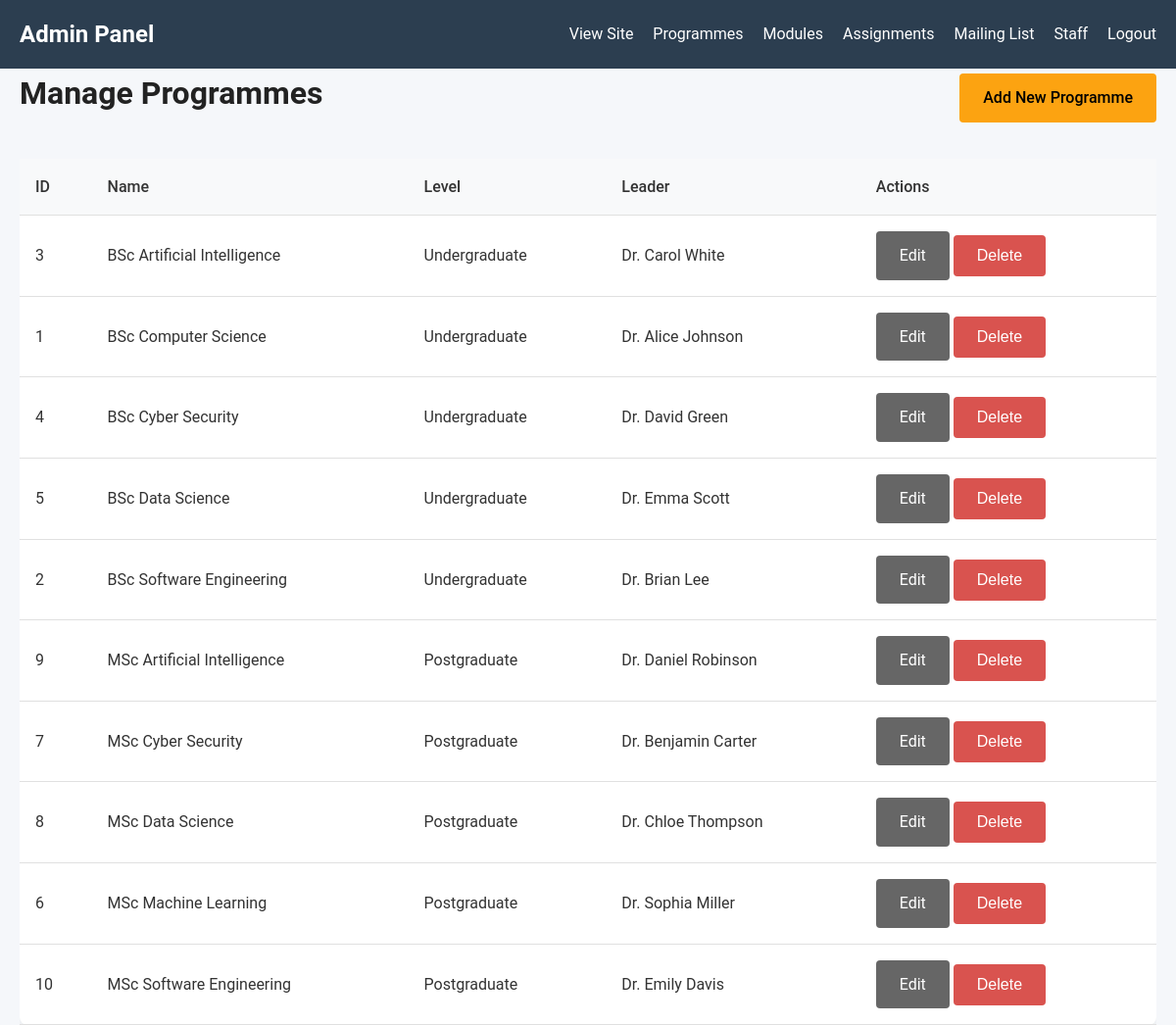
/admin/programmes (signed in), run on the app's committed database.
### tables this page shows
CREATE TABLE Programmes (
    ProgrammeID INTEGER PRIMARY KEY AUTO_INCREMENT,
    ProgrammeName TEXT NOT NULL,
    LevelID INTEGER,
    ProgrammeLeaderID INTEGER,
    Description TEXT,
    Image TEXT,
    FOREIGN KEY (LevelID) REFERENCES Levels(LevelID),
    FOREIGN KEY (ProgrammeLeaderID) REFERENCES Staff(StaffID)
);

CREATE TABLE Levels (
    LevelID INTEGER PRIMARY KEY,
    LevelName TEXT NOT NULL
);

CREATE TABLE Staff (
    StaffID INTEGER PRIMARY KEY,
    Name TEXT NOT NULL,
    Email VARCHAR(255) NULL UNIQUE,
    PasswordHash VARCHAR(255) NULL
);

### src/Core/Controller.php (called while the page is built, shortened)
<?php
class Controller
{
    protected function render(string $view, array $data = []): string
    {
        return View::render($view, $data);
    }
}

### src/Controllers/Admin/ProgrammeController.php (called while the page is built, shortened)
<?php
class ProgrammeController extends Controller
{
    public function index()
    {
        $programmes = Programme::all();
        return $this->render('admin/programmes/index', [
            'title' => 'Manage Programmes',
            'programmes' => $programmes
        ]);
    }
}

### src/Core/Router.php (called while the page is built, shortened)
<?php
class Router
{
    private array $routes = [];
    private function addRoute(string $method, string $path, array $handler): void
    {
        $regex = preg_replace('/\{([a-zA-Z0-9_]+)\}/', '(?P<\1>[a-zA-Z0-9_-]+)', $path);
        $regex = "#^" . $regex . "$#";
        $this->routes[] = [
            'method'  => $method,
            'pattern' => $regex,
            'controller' => $handler[0],
            'action'     => $handler[1],
            'path'       => $path
        ];
    }
    public function dispatch(string $method, string $uri)
    {
        $uri = parse_url($uri, PHP_URL_PATH);
        foreach ($this->routes as $route) {
            if ($route['method'] === $method && preg_match($route['pattern'], $uri, $matches)) {
                $params = array_filter($matches, 'is_string', ARRAY_FILTER_USE_KEY);
                $controllerName = $route['controller'];
                $action = $route['action'];
                if (class_exists($controllerName)) {
                    $controller = new $controllerName();
                    if (method_exists($controller, $action)) {
                        return call_user_func_array([$controller, $action], $params);
                    }
                }
            }
        }
        throw new \Exception("Route not found: $uri");
    }
}

### public/index.php (called while the page is built, shortened)
<?php
require_once __DIR__ . '/../src/Helpers/functions.php';
$app = new \App\Core\App();
require_once __DIR__ . '/../src/Routes/admin.php';
$app->run();

### src/Helpers/functions.php (called while the page is built, shortened)
<?php
if (!function_exists('url')) {
    function url(string $path = ''): string {
        $baseDir = dirname($_SERVER['SCRIPT_NAME']);
        $baseDir = str_replace('\\', '/', $baseDir);
        if ($baseDir === '/') {
            $baseDir = '';
        }
        $path = ltrim($path, '/');
        return $baseDir . '/' . $path;
    }
}

### src/Models/Programme.php (called while the page is built, shortened)
<?php
class Programme
{
    public static function all(string $search = '', string $level = ''): array
    {
        $db = Database::getConnection();
        $query = "SELECT p.*, l.LevelName, s.Name as LeaderName
                  FROM Programmes p
                  JOIN Levels l ON p.LevelID = l.LevelID
                  LEFT JOIN Staff s ON p.ProgrammeLeaderID = s.StaffID
                  WHERE 1=1";
        $params = [];
        $query .= " ORDER BY p.ProgrammeName";
        $stmt = $db->prepare($query);
        $stmt->execute($params);
        return $stmt->fetchAll(PDO::FETCH_ASSOC);
    }
}

### src/Views/admin/programmes/index.php (the view, shortened to what this page needs)
<div class="admin-header">
    <h1>Manage Programmes</h1>
    <a href="<?= url('/admin/programmes/create') ?>" class="btn btn-primary">Add New Programme</a>
</div>
<div class="table-responsive">
    <table class="admin-table">
        <thead>
            <tr>
                <th>ID</th>
                <th>Name</th>
                <th>Level</th>
                <th>Leader</th>
                <th>Actions</th>
            </tr>
        </thead>
        <tbody>
            <?php foreach($programmes as $prog): ?>
                <tr>
                    <td><?= $prog['ProgrammeID'] ?></td>
                    <td><?= htmlspecialchars($prog['ProgrammeName']) ?></td>
                    <td><?= htmlspecialchars($prog['LevelName']) ?></td>
                    <td><?= htmlspecialchars($prog['LeaderName'] ?? 'None') ?></td>
                    <td class="actions">
                        <a href="<?= url('/admin/programmes/edit/' . $prog['ProgrammeID']) ?>" class="btn btn-sm btn-secondary">Edit</a>
                        <form action="<?= url('/admin/programmes/delete/' . $prog['ProgrammeID']) ?>" method="POST" class="inline-form" onsubmit="return confirm('Delete this programme?');">
                            <button type="submit" class="btn btn-sm btn-danger">Delete</button>
                        </form>
                    </td>
                </tr>
            <?php endforeach; ?>
        </tbody>
    </table>
</div>

### public/assets/css/app.css (style rules this page uses)
* { box-sizing: border-box; margin: 0; padding: 0; }
:root { --primary-color: #0b3d91; --secondary-color: #fca311; --text-color: #333; --bg-color: #fff; --light-bg: #f5f7fa; --danger-color: #d9534f; --success-color: #5cb85c; --border-color: #e0e0e0; }
body { font-family: 'Roboto', sans-serif; color: var(--text-color); background-color: var(--bg-color); line-height: 1.6; }
a { color: var(--primary-color); text-decoration: none; }
h1, h2, h3 { margin-bottom: 0.5rem; color: #222; }
.btn { display: inline-block; padding: 0.75rem 1.5rem; border: none; border-radius: 4px; cursor: pointer; font-size: 1rem; text-align: center; text-decoration: none; }
.btn-primary { background-color: var(--secondary-color); color: #000; font-weight: 500; }
.btn-secondary { background-color: #666; color: white; }
.btn-danger { background-color: var(--danger-color); color: white; }
.admin-body { background-color: var(--light-bg); }
.admin-header { display: flex; justify-content: space-between; align-items: center; margin-bottom: 2rem; }
.table-responsive { overflow-x: auto; }
.admin-table { width: 100%; border-collapse: collapse; background: white; box-shadow: 0 2px 4px rgba(0,0,0,0.05); border-radius: 8px; }
.admin-table th, .admin-table td { padding: 1rem; text-align: left; border-bottom: 1px solid var(--border-color); }
.admin-table th { background: #f8f9fa; font-weight: 500; }
.inline-form { display: inline; }

### data on the page
programmes: ProgrammeID "3", ProgrammeName "BSc Artificial Intelligence", LevelID.LevelName "Undergraduate", ProgrammeLeaderID.Name "Dr. Carol White"
programmes: ProgrammeID "1", ProgrammeName "BSc Computer Science", LevelID.LevelName "Undergraduate", ProgrammeLeaderID.Name "Dr. Alice Johnson"
programmes: ProgrammeID "4", ProgrammeName "BSc Cyber Security", LevelID.LevelName "Undergraduate", ProgrammeLeaderID.Name "Dr. David Green"
programmes: ProgrammeID "5", ProgrammeName "BSc Data Science", LevelID.LevelName "Undergraduate", ProgrammeLeaderID.Name "Dr. Emma Scott"
programmes: ProgrammeID "2", ProgrammeName "BSc Software Engineering", LevelID.LevelName "Undergraduate", ProgrammeLeaderID.Name "Dr. Brian Lee"
programmes: ProgrammeID "9", ProgrammeName "MSc Artificial Intelligence", LevelID.LevelName "Postgraduate", ProgrammeLeaderID.Name "Dr. Daniel Robinson"
programmes: ProgrammeID "7", ProgrammeName "MSc Cyber Security", LevelID.LevelName "Postgraduate", ProgrammeLeaderID.Name "Dr. Benjamin Carter"
programmes: ProgrammeID "8", ProgrammeName "MSc Data Science", LevelID.LevelName "Postgraduate", ProgrammeLeaderID.Name "Dr. Chloe Thompson"
programmes: ProgrammeID "6", ProgrammeName "MSc Machine Learning", LevelID.LevelName "Postgraduate", ProgrammeLeaderID.Name "Dr. Sophia Miller"
programmes: ProgrammeID "10", ProgrammeName "MSc Software Engineering", LevelID.LevelName "Postgraduate", ProgrammeLeaderID.Name "Dr. Emily Davis"
